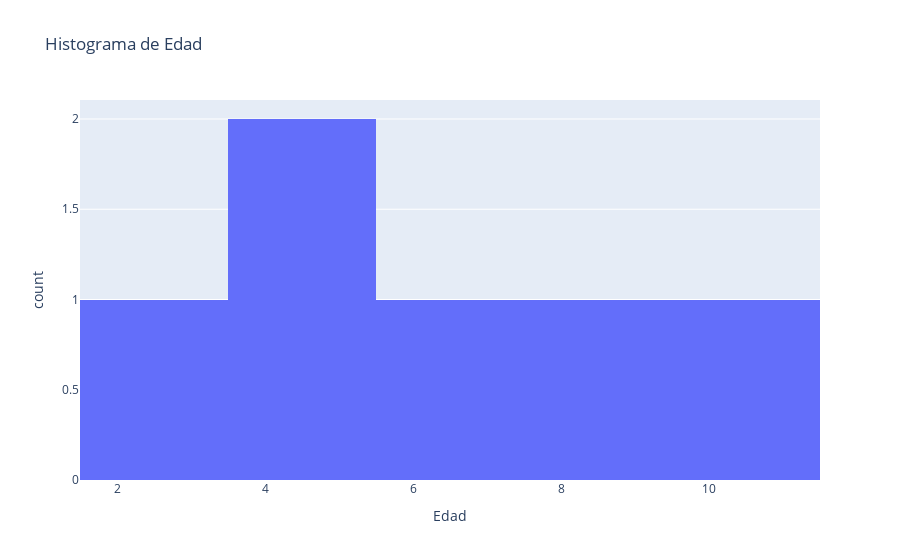

The notebook cell saved with this chart:
### Code cell
# Con plotly
fig = px.histogram(data_frame=df, x='Edad', nbins=5, title='Histograma de Edad')
fig.show()

### Figure 1 — Plotly figure (JSON) as saved in the notebook; plotly's stock layout.template omitted (floating-point values rounded to 4 significant figures)
{"data": [{"alignmentgroup": "True", "bingroup": "x", "hovertemplate": "Edad=%{x}<br>count=%{y}<extra></extra>", "legendgroup": "", "marker": {"color": "#636efa", "pattern": {"shape": ""}}, "name": "", "nbinsx": 5, "offsetgroup": "", "orientation": "v", "showlegend": false, "type": "histogram", "x": [2, 4, 6, 8, 10, 4], "xaxis": "x", "yaxis": "y"}], "layout": {"barmode": "relative", "legend": {"tracegroupgap": 0}, "title": {"text": "Histograma de Edad"}, "xaxis": {"anchor": "y", "domain": [0, 1], "title": {"text": "Edad"}}, "yaxis": {"anchor": "x", "domain": [0, 1], "title": {"text": "count"}}}}
